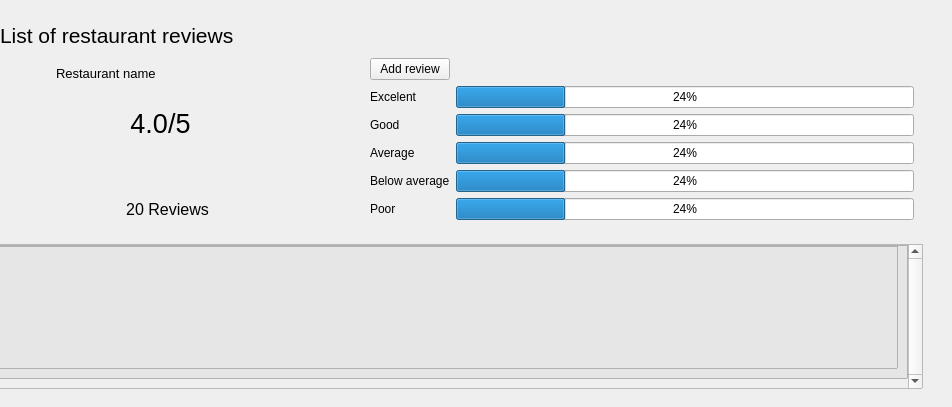
                    <widget class="QWidget" name="review_restaurant_page">
                     <widget class="QLabel" name="label_13">
                      <property name="geometry">
                       <rect>
                        <x>0</x>
                        <y>0</y>
                        <width>341</width>
                        <height>71</height>
                       </rect>
                      </property>
                      <property name="font">
                       <font>
                        <pointsize>16</pointsize>
                       </font>
                      </property>
                      <property name="text">
                       <string>List of restaurant reviews</string>
                      </property>
                     </widget>
                     <widget class="QWidget" name="top_bar_4" native="true">
                      <property name="geometry">
                       <rect>
                        <x>-20</x>
                        <y>10</y>
                        <width>943</width>
                        <height>39</height>
                       </rect>
                      </property>
                      <property name="sizePolicy">
                       <sizepolicy hsizetype="Preferred" vsizetype="Preferred">
                        <horstretch>0</horstretch>
                        <verstretch>1</verstretch>
                       </sizepolicy>
                      </property>
                     </widget>
                     <widget class="QWidget" name="main_content_4" native="true">
                      <property name="geometry">
                       <rect>
                        <x>-20</x>
                        <y>49</y>
                        <width>943</width>
                        <height>349</height>
                       </rect>
                      </property>
                      <property name="sizePolicy">
                       <sizepolicy hsizetype="Preferred" vsizetype="Preferred">
                        <horstretch>0</horstretch>
                        <verstretch>9</verstretch>
                       </sizepolicy>
                      </property>
                      <layout class="QVBoxLayout" name="verticalLayout_46">
                       <property name="leftMargin">
                        <number>0</number>
                       </property>
                       <property name="rightMargin">
                        <number>0</number>
                       </property>
                       <item>
                        <widget class="QWidget" name="food_review_top_2" native="true">
                         <layout class="QHBoxLayout" name="horizontalLayout_25">
                          <property name="leftMargin">
                           <number>0</number>
                          </property>
                          <property name="topMargin">
                           <number>0</number>
                          </property>
                          <property name="rightMargin">
                           <number>0</number>
                          </property>
                          <property name="bottomMargin">
                           <number>0</number>
                          </property>
                          <item>
                           <widget class="QWidget" name="food_review_left_2" native="true">
                            <property name="sizePolicy">
                             <sizepolicy hsizetype="Preferred" vsizetype="Preferred">
                              <horstretch>4</horstretch>
                              <verstretch>0</verstretch>
                             </sizepolicy>
                            </property>
                            <layout class="QVBoxLayout" name="verticalLayout_48">
                             <property name="spacing">
                              <number>0</number>
                             </property>
                             <property name="leftMargin">
                              <number>0</number>
                             </property>
                             <property name="topMargin">
                              <number>0</number>
                             </property>
                             <property name="rightMargin">
                              <number>0</number>
                             </property>
                             <property name="bottomMargin">
                              <number>0</number>
                             </property>
                             <item>
                              <widget class="QWidget" name="food_name_area_2" native="true">
                               <property name="sizePolicy">
                                <sizepolicy hsizetype="Preferred" vsizetype="Fixed">
                                 <horstretch>0</horstretch>
                                 <verstretch>0</verstretch>
                                </sizepolicy>
                               </property>
                               <layout class="QHBoxLayout" name="horizontalLayout_26">
                                <property name="leftMargin">
                                 <number>20</number>
                                </property>
                                <property name="topMargin">
                                 <number>0</number>
                                </property>
                                <property name="rightMargin">
                                 <number>0</number>
                                </property>
                                <property name="bottomMargin">
                                 <number>0</number>
                                </property>
                                <item>
                                 <widget class="QLabel" name="food_image_2">
                                  <property name="sizePolicy">
                                   <sizepolicy hsizetype="Fixed" vsizetype="Fixed">
                                    <horstretch>0</horstretch>
                                    <verstretch>0</verstretch>
                                   </sizepolicy>
                                  </property>
                                  <property name="minimumSize">
                                   <size>
                                    <width>50</width>
                                    <height>50</height>
                                   </size>
                                  </property>
                                  <property name="maximumSize">
                                   <size>
                                    <width>50</width>
                                    <height>50</height>
                                   </size>
                                  </property>
                                  <property name="text">
                                   <string/>
                                  </property>
                                  <property name="pixmap">
                                   <pixmap resource="../Qss/icons/_icons.qrc">:/material_design/icons/material_design/fastfood.png</pixmap>
                                  </property>
                                  <property name="scaledContents">
                                   <bool>true</bool>
                                  </property>
                                 </widget>
                                </item>
                                <item>
                                 <widget class="QLabel" name="food_name_2">
                                  <property name="sizePolicy">
                                   <sizepolicy hsizetype="Preferred" vsizetype="Fixed">
                                    <horstretch>0</horstretch>
                                    <verstretch>0</verstretch>
                                   </sizepolicy>
                                  </property>
                                  <property name="font">
                                   <font>
                                    <pointsize>10</pointsize>
                                   </font>
                                  </property>
                                  <property name="text">
                                   <string>Restaurant name</string>
                                  </property>
                                 </widget>
                                </item>
                               </layout>
                              </widget>
                             </item>
                             <item>
                              <widget class="QWidget" name="rate_widget_3" native="true">
                               <layout class="QVBoxLayout" name="verticalLayout_49">
                                <property name="spacing">
                                 <number>0</number>
                                </property>
                                <property name="topMargin">
                                 <number>0</number>
                                </property>
                                <property name="bottomMargin">
                                 <number>0</number>
                                </property>
                                <item>
                                 <widget class="QWidget" name="avg_rate_2" native="true">
                                  <property name="sizePolicy">
                                   <sizepolicy hsizetype="Preferred" vsizetype="Preferred">
                                    <horstretch>0</horstretch>
                                    <verstretch>0</verstretch>
                                   </sizepolicy>
                                  </property>
                                  <layout class="QHBoxLayout" name="horizontalLayout_28">
                                   <property name="spacing">
                                    <number>0</number>
                                   </property>
                                   <item>
                                    <widget class="QLabel" name="avg_value_2">
                                     <property name="sizePolicy">
                                      <sizepolicy hsizetype="Minimum" vsizetype="Minimum">
                                       <horstretch>0</horstretch>
                                       <verstretch>0</verstretch>
                                      </sizepolicy>
                                     </property>
                                     <property name="font">
                                      <font>
                                       <pointsize>20</pointsize>
                                      </font>
                                     </property>
                                     <property name="text">
                                      <string>4.0</string>
                                     </property>
                                     <property name="alignment">
                                      <set>Qt::AlignRight|Qt::AlignTrailing|Qt::AlignVCenter</set>
                                     </property>
                                    </widget>
                                   </item>
                                   <item>
                                    <widget class="QLabel" name="avg_6">
                                     <property name="sizePolicy">
                                      <sizepolicy hsizetype="Minimum" vsizetype="Minimum">
                                       <horstretch>0</horstretch>
                                       <verstretch>0</verstretch>
                                      </sizepolicy>
                                     </property>
                                     <property name="font">
                                      <font>
                                       <pointsize>20</pointsize>
                                      </font>
                                     </property>
                                     <property name="text">
                                      <string>/5</string>
                                     </property>
                                    </widget>
                                   </item>
                                  </layout>
                                 </widget>
                                </item>
                                <item>
                                 <widget class="QWidget" name="stars_widget_2" native="true">
                                  <layout class="QHBoxLayout" name="horizontalLayout_34">
                                   <item>
                                    <widget class="QLabel" name="big_star_6">
                                     <property name="sizePolicy">
                                      <sizepolicy hsizetype="Fixed" vsizetype="Fixed">
                                       <horstretch>0</horstretch>
                                       <verstretch>0</verstretch>
                                      </sizepolicy>
                                     </property>
                                     <property name="minimumSize">
                                      <size>
                                       <width>23</width>
                                       <height>20</height>
                                      </size>
                                     </property>
                                     <property name="maximumSize">
                                      <size>
                                       <width>23</width>
                                       <height>20</height>
                                      </size>
                                     </property>
                                     <property name="text">
                                      <string/>
                                     </property>
                                     <property name="pixmap">
                                      <pixmap resource="../Qss/icons/_icons.qrc">:/font_awesome_solid/icons/font_awesome/solid/star.png</pixmap>
                                     </property>
                                     <property name="scaledContents">
                                      <bool>true</bool>
                                     </property>
                                    </widget>
                                   </item>
                                   <item>
                                    <widget class="QLabel" name="big_star_7">
                                     <property name="sizePolicy">
                                      <sizepolicy hsizetype="Fixed" vsizetype="Fixed">
                                       <horstretch>0</horstretch>
                                       <verstretch>0</verstretch>
                                      </sizepolicy>
                                     </property>
                                     <property name="minimumSize">
                                      <size>
                                       <width>23</width>
                                       <height>20</height>
                                      </size>
                                     </property>
                                     <property name="maximumSize">
                                      <size>
                                       <width>23</width>
                                       <height>20</height>
                                      </size>
                                     </property>
                                     <property name="text">
                                      <string/>
                                     </property>
                                     <property name="pixmap">
                                      <pixmap resource="../Qss/icons/_icons.qrc">:/font_awesome_solid/icons/font_awesome/solid/star.png</pixmap>
                                     </property>
                                     <property name="scaledContents">
                                      <bool>true</bool>
                                     </property>
                                    </widget>
                                   </item>
                                   <item>
                                    <widget class="QLabel" name="big_star_8">
                                     <property name="sizePolicy">
                                      <sizepolicy hsizetype="Fixed" vsizetype="Fixed">
                                       <horstretch>0</horstretch>
                                       <verstretch>0</verstretch>
                                      </sizepolicy>
                                     </property>
                                     <property name="minimumSize">
                                      <size>
                                       <width>23</width>
                                       <height>20</height>
                                      </size>
                                     </property>
                                     <property name="maximumSize">
                                      <size>
                                       <width>23</width>
                                       <height>20</height>
                                      </size>
                                     </property>
                                     <property name="text">
                                      <string/>
                                     </property>
                                     <property name="pixmap">
                                      <pixmap resource="../Qss/icons/_icons.qrc">:/font_awesome_solid/icons/font_awesome/solid/star.png</pixmap>
                                     </property>
                                     <property name="scaledContents">
                                      <bool>true</bool>
                                     </property>
                                    </widget>
                                   </item>
                                   <item>
                                    <widget class="QLabel" name="big_star_9">
                                     <property name="sizePolicy">
                                      <sizepolicy hsizetype="Fixed" vsizetype="Fixed">
                                       <horstretch>0</horstretch>
                                       <verstretch>0</verstretch>
                                      </sizepolicy>
                                     </property>
                                     <property name="minimumSize">
                                      <size>
                                       <width>23</width>
                                       <height>20</height>
                                      </size>
                                     </property>
                                     <property name="maximumSize">
                                      <size>
                                       <width>23</width>
                                       <height>20</height>
                                      </size>
                                     </property>
                                     <property name="text">
                                      <string/>
                                     </property>
                                     <property name="pixmap">
                                      <pixmap resource="../Qss/icons/_icons.qrc">:/font_awesome_solid/icons/font_awesome/solid/star.png</pixmap>
                                     </property>
                                     <property name="scaledContents">
                                      <bool>true</bool>
                                     </property>
                                    </widget>
                                   </item>
                                   <item>
                                    <widget class="QLabel" name="big_star_10">
                                     <property name="sizePolicy">
                                      <sizepolicy hsizetype="Fixed" vsizetype="Fixed">
                                       <horstretch>0</horstretch>
                                       <verstretch>0</verstretch>
                                      </sizepolicy>
                                     </property>
                                     <property name="minimumSize">
                                      <size>
                                       <width>23</width>
                                       <height>20</height>
                                      </size>
                                     </property>
                                     <property name="maximumSize">
                                      <size>
                                       <width>23</width>
                                       <height>20</height>
                                      </size>
                                     </property>
                                     <property name="text">
                                      <string/>
                                     </property>
                                     <property name="pixmap">
                                      <pixmap resource="../Qss/icons/_icons.qrc">:/font_awesome_solid/icons/font_awesome/solid/star.png</pixmap>
                                     </property>
                                     <property name="scaledContents">
                                      <bool>true</bool>
                                     </property>
                                    </widget>
                                   </item>
                                  </layout>
                                 </widget>
                                </item>
                                <item>
                                 <widget class="QLabel" name="nums_reviews_2">
                                  <property name="font">
                                   <font>
                                    <pointsize>12</pointsize>
                                   </font>
                                  </property>
                                  <property name="text">
                                   <string>20 Reviews</string>
                                  </property>
                                  <property name="alignment">
                                   <set>Qt::AlignCenter</set>
                                  </property>
                                 </widget>
                                </item>
                               </layout>
                              </widget>
                             </item>
                            </layout>
                           </widget>
                          </item>
                          <item>
                           <widget class="QWidget" name="food_review_right_2" native="true">
                            <property name="sizePolicy">
                             <sizepolicy hsizetype="Preferred" vsizetype="Preferred">
                              <horstretch>6</horstretch>
                              <verstretch>0</verstretch>
                             </sizepolicy>
                            </property>
                            <layout class="QGridLayout" name="gridLayout_6">
                             <item row="5" column="1">
                              <widget class="QLabel" name="poor_label_2">
                               <property name="text">
                                <string>Poor</string>
                               </property>
                              </widget>
                             </item>
                             <item row="2" column="1">
                              <widget class="QLabel" name="good_label_2">
                               <property name="text">
                                <string>Good</string>
                               </property>
                              </widget>
                             </item>
                             <item row="1" column="2">
                              <widget class="QProgressBar" name="excelent_progressBar_2">
                               <property name="value">
                                <number>24</number>
                               </property>
                              </widget>
                             </item>
                             <item row="3" column="1">
                              <widget class="QLabel" name="avg_label_2">
                               <property name="text">
                                <string>Average</string>
                               </property>
                              </widget>
                             </item>
                             <item row="1" column="1">
                              <widget class="QLabel" name="excelent_label_2">
                               <property name="text">
                                <string>Excelent</string>
                               </property>
                              </widget>
                             </item>
                             <item row="2" column="2">
                              <widget class="QProgressBar" name="good_progressBar_2">
                               <property name="value">
                                <number>24</number>
                               </property>
                              </widget>
                             </item>
                             <item row="4" column="1">
                              <widget class="QLabel" name="below_label_2">
                               <property name="text">
                                <string>Below average</string>
                               </property>
                              </widget>
                             </item>
                             <item row="3" column="2">
                              <widget class="QProgressBar" name="avg_progressBar_2">
                               <property name="value">
                                <number>24</number>
                               </property>
                              </widget>
                             </item>
                             <item row="4" column="2">
                              <widget class="QProgressBar" name="below_progressBar_2">
                               <property name="value">
                                <number>24</number>
                               </property>
                              </widget>
                             </item>
                             <item row="5" column="2">
                              <widget class="QProgressBar" name="poor_progressBar_2">
                               <property name="value">
                                <number>24</number>
                               </property>
                              </widget>
                             </item>
                             <item row="0" column="1">
                              <widget class="QPushButton" name="restaurant_addreview_button">
                               <property name="text">
                                <string>Add review</string>
                               </property>
                              </widget>
                             </item>
                            </layout>
                           </widget>
                          </item>
                         </layout>
                        </widget>
                       </item>
                       <item>
                        <widget class="QWidget" name="food_review_bot_2" native="true">
                         <layout class="QVBoxLayout" name="verticalLayout_50">
                          <property name="spacing">
                           <number>0</number>
                          </property>
                          <property name="leftMargin">
                           <number>0</number>
                          </property>
                          <property name="rightMargin">
                           <number>0</number>
                          </property>
                          <item>
                           <widget class="QScrollArea" name="reviews_scrollArea_2">
                            <property name="verticalScrollBarPolicy">
                             <enum>Qt::ScrollBarAlwaysOn</enum>
                            </property>
                            <property name="horizontalScrollBarPolicy">
                             <enum>Qt::ScrollBarAlwaysOff</enum>
                            </property>
                            <property name="widgetResizable">
                             <bool>true</bool>
                            </property>
                            <widget class="QWidget" name="reviews_scrollAreaWidgetContents_2">
                             <property name="geometry">
                              <rect>
                               <x>0</x>
                               <y>0</y>
                               <width>924</width>
                               <height>129</height>
                              </rect>
                             </property>
                             <layout class="QVBoxLayout" name="verticalLayout_51">
                              <property name="leftMargin">
                               <number>0</number>
                              </property>
                              <property name="topMargin">
                               <number>0</number>
                              </property>
                              <property name="rightMargin">
                               <number>0</number>
                              </property>
                              <item>
                               <widget class="QFrame" name="reviews_frame_2">
                                <property name="sizePolicy">
                                 <sizepolicy hsizetype="Preferred" vsizetype="Expanding">
                                  <horstretch>0</horstretch>
                                  <verstretch>0</verstretch>
                                 </sizepolicy>
                                </property>
                                <property name="minimumSize">
                                 <size>
                                  <width>0</width>
                                  <height>0</height>
                                 </size>
                                </property>
                                <property name="styleSheet">
                                 <string notr="true">background: #e6e6e6</string>
                                </property>
                                <property name="frameShape">
                                 <enum>QFrame::StyledPanel</enum>
                                </property>
                                <property name="frameShadow">
                                 <enum>QFrame::Raised</enum>
                                </property>
                                <layout class="QVBoxLayout" name="verticalLayout_52">
                                 <property name="topMargin">
                                  <number>0</number>
                                 </property>
                                 <item>
                                  <widget class="QTableWidget" name="restaurant_review_tableWidget"/>
                                 </item>
                                </layout>
                               </widget>
                              </item>
                             </layout>
                            </widget>
                           </widget>
                          </item>
                         </layout>
                        </widget>
                       </item>
                      </layout>
                     </widget>
                    </widget>
